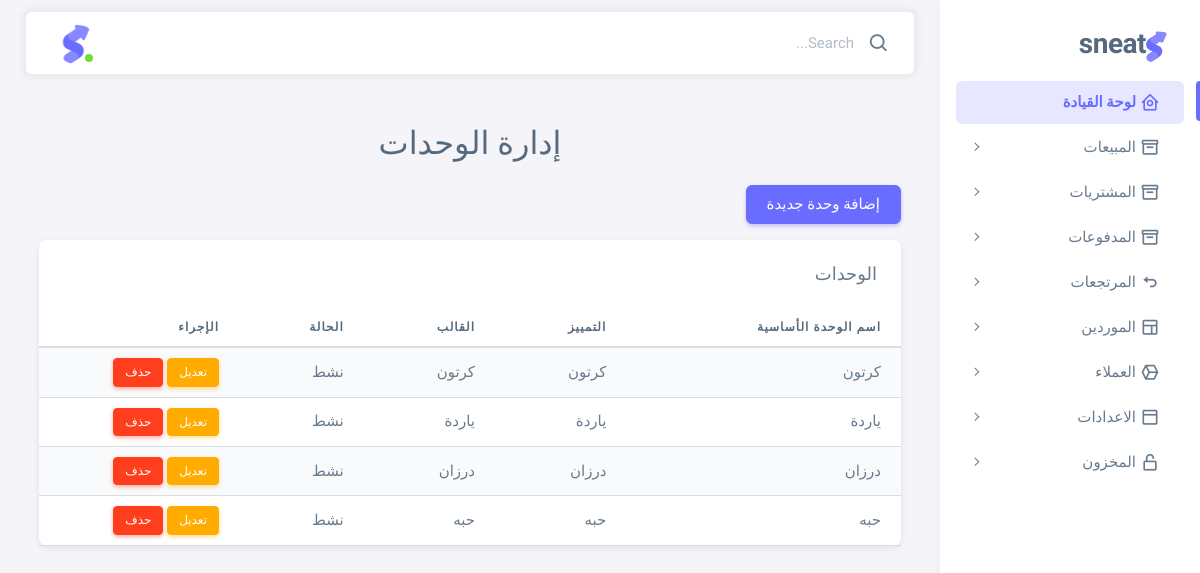
/units/, run on an earlier commit of the app's database.
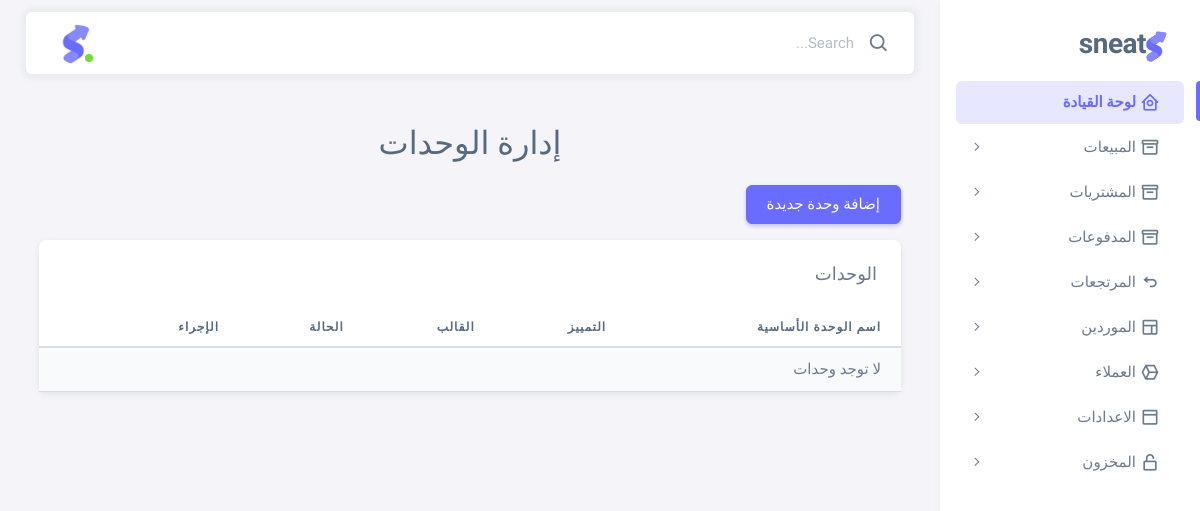
And on a later commit of the database.
### invoices/models.py (models this page shows, shortened)
class Unit(models.Model):
    name = models.CharField(max_length=100, unique=True, verbose_name="اسم الوحدة الأساسية")
    abbreviation = models.CharField(max_length=20, verbose_name="التمييز")
    template = models.CharField(max_length=50, verbose_name="القالب", help_text="مثال: الوزن")
    is_active = models.BooleanField(default=True, verbose_name="نشط")
    class Meta:
        verbose_name = "وحدة"
        verbose_name_plural = "الوحدات"

### inventory/views.py (the view)
# urls.py: path('units/', views.manage_units, name='manage_units'),
def manage_units(request):
    units = Unit.objects.all().order_by('-id')
    unit_form = UnitForm()
    temp_unit = Unit()  # كائن مؤقت
    conversion_formset = UnitConversionInlineFormSet(instance=temp_unit, prefix='conversions')
    context = {
        'units': units,
        'title': 'إدارة الوحدات',
        'unit_form': unit_form,
        'conversion_formset': conversion_formset,
        'conversions': UnitConversion.objects.all().order_by('-id')
    }
    return render(request, 'inventory/create_unit_with_conversion.html', context)

### inventory/forms.py
class UnitForm(forms.ModelForm):
    class Meta:
        model = Unit
        fields = ['name', 'abbreviation', 'template', 'is_active']
        labels = {
            'name': 'اسم الوحدة الأساسية',
            'abbreviation': 'التمييز (اختصار الوحدة)',
            'template': 'القالب',
            'is_active': 'نشط',
        }
        widgets = {
            'name': forms.TextInput(attrs={'class': 'form-control', 'placeholder': 'مثال: كيلوغرام'}),
            'abbreviation': forms.TextInput(attrs={'class': 'form-control', 'placeholder': 'مثال: كغ'}),
            'template': forms.TextInput(attrs={'class': 'form-control', 'placeholder': 'نوع الوحدة مثل (الوزن, الحجم...)'}),
            'is_active': forms.CheckboxInput(attrs={'class': 'form-check-input'}),
        }

### inventory/templates/inventory/create_unit_with_conversion.html (shortened to what this page needs)
{% extends 'base.html' %}
{% load static %}
{% block content %}
<div class="container-xxl flex-grow-1 container-p-y">
  <h2 class="mb-4 text-center">{{ title }}</h2>
  <div class="mb-5">
    <div class="text-end mb-3">
      <button class="btn btn-primary" id="btnAddNewUnit">
         إضافة وحدة جديدة
      </button>
    </div>
    <div class="card">
      <h5 class="card-header">الوحدات</h5>
      <div class="table-responsive text-nowrap">
        <table class="table table-striped" id="unitTable">
          <thead>
            <tr>
              <th>اسم الوحدة الأساسية</th>
              <th>التمييز</th>
              <th>القالب</th>
              <th>الحالة</th>
              <th style="width:200px;">الإجراء</th>
            </tr>
          </thead>
          <tbody>
            {% for unit in units %}
            <tr id="row-unit-{{ unit.id }}">
              <td class="td-name">{{ unit.name }}</td>
              <td class="td-abbreviation">{{ unit.abbreviation }}</td>
              <td class="td-template">{{ unit.template }}</td>
              <td class="td-is_active">{{ unit.is_active|yesno:"نشط,غير نشط" }}</td>
              <td>
                <button class="btn btn-sm btn-warning btnEditUnit" data-id="{{ unit.id }}">تعديل</button>
                <button class="btn btn-sm btn-danger btnDeleteUnit" data-id="{{ unit.id }}">حذف</button>
              </td>
            </tr>
            {% empty %}
            <tr><td colspan="5">لا توجد وحدات</td></tr>
            {% endfor %}
          </tbody>
        </table>
      </div>
    </div>
  </div>
</div>
{% endblock content %}

### templates/base.html (shortened to what this page needs)
{% load static %}
<!DOCTYPE html>
<html
  lang="ar"
  class="light-style layout-menu-fixed"
  dir="rtl"
  data-theme="theme-default"
  data-assets-path="../assets/"
  data-template="vertical-menu-template-free"
>
  <head>
    <link href="https://cdnjs.cloudflare.com/ajax/libs/select2/4.0.13/css/select2.min.css" rel="stylesheet" />
    <link href="https://cdn.jsdelivr.net/npm/bootstrap@5.3.0/dist/css/bootstrap.min.css" rel="stylesheet">
    <link rel="stylesheet" href="{% static 'assets/vendor/fonts/boxicons.css' %}" />
    <link rel="stylesheet" href="{% static 'assets/vendor/css/core.css' %}" class="template-customizer-core-css" />
    <link rel="stylesheet" href="{% static 'assets/vendor/css/theme-default.css' %}" class="template-customizer-theme-css" />
    <link rel="stylesheet" href="{% static 'assets/css/demo.css' %}" />
    <link rel="stylesheet" href="{% static 'assets/vendor/libs/perfect-scrollbar/perfect-scrollbar.css' %}" />
    <link rel="stylesheet" href="{% static 'assets/vendor/libs/apex-charts/apex-charts.css' %}" />
  </head>
  <body>
    <div class="layout-wrapper layout-content-navbar">
      <div class="layout-container">
        {% include 'include/sidebar.html' %}
        <div class="layout-page">
          <nav
            class="layout-navbar container-xxl navbar navbar-expand-xl navbar-detached align-items-center bg-navbar-theme"
            id="layout-navbar"
          >
            <div class="navbar-nav-right d-flex align-items-center" id="navbar-collapse">
              <div class="navbar-nav align-items-center">
                <div class="nav-item d-flex align-items-center">
                  <i class="bx bx-search fs-4 lh-0"></i>
                  <input
                    type="text"
                    class="form-control border-0 shadow-none"
                    placeholder="Search..."
                    aria-label="Search..."
                  />
                </div>
              </div>
              <ul class="navbar-nav flex-row align-items-center " style="margin-right: auto !important;">
                <li class="nav-item navbar-dropdown dropdown-user dropdown">
                  <a class="nav-link dropdown-toggle hide-arrow" href="javascript:void(0);" data-bs-toggle="dropdown">
                    <div class="avatar avatar-online">
                      <img src="{% static 'assets/img/favicon/favicon.ico' %}" alt class="w-px-40 h-auto rounded-circle" />
                    </div>
                  </a>
                </li>
              </ul>
            </div>
          </nav>
          <div class="content-wrapper">
            <div class="container-xxl flex-grow-1 container-p-y">
              <div class="row">
            {% block content %}
            {% endblock %}
  </div>
</div>
          </div>
        </div>
      </div>
    </div>
  </body>
</html>

### templates/include/sidebar.html (shortened to what this page needs)
<aside id="layout-menu" class="layout-menu menu-vertical menu bg-menu-theme">
    <div class="app-brand demo">
      <a href="index.html" class="app-brand-link">
        <span class="app-brand-logo demo">
        </span>
        <span class="app-brand-text demo menu-text fw-bolder ms-2">Sneat</span>
      </a>
    </div>
    <ul class="menu-inner py-1">
      <li class="menu-item active">
        <a href="{% url 'dashboard' %}" class="menu-link">
          <i class="menu-icon tf-icons bx bx-home-circle"></i>
          <div data-i18n="Analytics">لوحة القيادة</div>
        </a>
      </li>
             <li class="menu-item">
              <a href="javascript:void(0)" class="menu-link menu-toggle">
                <i class="menu-icon tf-icons bx bx-box"></i>
                <div data-i18n="User interface">المبيعات </div>
              </a>
            </li>
              <li class="menu-item">
                <a href="javascript:void(0)" class="menu-link menu-toggle">
                  <i class="menu-icon tf-icons bx bx-box"></i>
                  <div data-i18n="User interface">المشتريات </div>
                </a>
              </li>
               <li class="menu-item">
                <a href="javascript:void(0)" class="menu-link menu-toggle">
                  <i class="menu-icon tf-icons bx bx-box"></i>
                  <div data-i18n="User interface">المدفوعات </div>
                </a>
              </li>
                      <li class="menu-item">
                        <a href="javascript:void(0)" class="menu-link menu-toggle">
                          <i class="menu-icon tf-icons bx bx-undo"></i>
                          <div data-i18n="User interface">المرتجعات </div>
                        </a>
                      </li>
      <li class="menu-item">
        <a href="javascript:void(0);" class="menu-link menu-toggle">
          <i class="menu-icon tf-icons bx bx-layout"></i>
          <div data-i18n="Layouts">الموردين</div>
        </a>
      </li>
      <li class="menu-item">
        <a href="javascript:void(0);" class="menu-link menu-toggle">
          <i class="menu-icon tf-icons bx bx-cube-alt"></i>
          <div data-i18n="Misc">العملاء</div>
        </a>
      </li>
      <li class="menu-item">
        <a href="javascript:void(0);" class="menu-link menu-toggle">
          <i class="menu-icon tf-icons bx bx-dock-top"></i>
          <div data-i18n="Account Settings">الاعدادات </div>
        </a>
      </li>
      <li class="menu-item">
        <a href="javascript:void(0);" class="menu-link menu-toggle">
          <i class="menu-icon tf-icons bx bx-lock-open-alt"></i>
          <div data-i18n="Authentications">المخزون</div>
        </a>
      </li>
    </ul>
  </aside>

### static/assets/css/demo.css (style rules this page uses)
.menu .app-brand.demo { height: 64px; margin-top: 12px; }
.app-brand-logo.demo svg { width: 22px; height: 38px; }
.app-brand-text.demo { font-size: 1.75rem; letter-spacing: -0.5px; text-transform: lowercase; }

What changed in the data, as far as the page shows it:
removed Unit: name "كرتون", abbreviation "كرتون", template "كرتون", is_active "نشط"
removed Unit: name "ياردة", abbreviation "ياردة", template "ياردة", is_active "نشط"
removed Unit: name "درزان", abbreviation "درزان", template "درزان", is_active "نشط"
removed Unit: name "حبه", abbreviation "حبه", template "حبه", is_active "نشط"
Also different on the page:
text now shown: "لا توجد وحدات"
